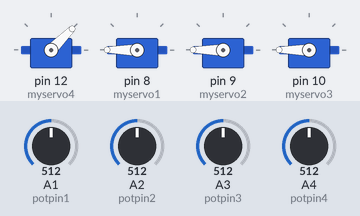
Bench run of a sketch on a simulated Arduino Uno, built with avr-gcc and run on an emulated ATmega328P. On the bench: 4 × servo. The test bench sets the inputs (shaded band); at power-on: A4 (potpin4) = 512, A1 (potpin1) = 512, A2 (potpin2) = 512, A3 (potpin3) = 512.

Above: at 1.2 s.
1.3 s: A4 (potpin4) set to 716
At 2.3 s:
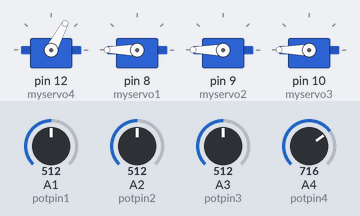
2.8 s: A1 (potpin1) set to 306
At 4.0 s:
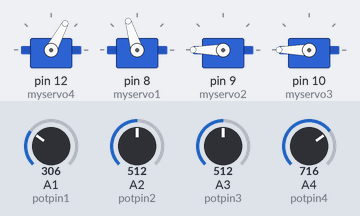
4.3 s: A2 (potpin2) set to 306
At 5.0 s:
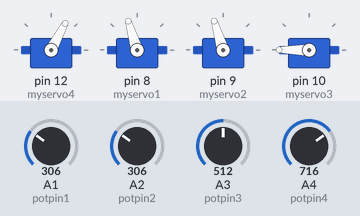
5.8 s: A3 (potpin3) set to 306
At 6.7 s:
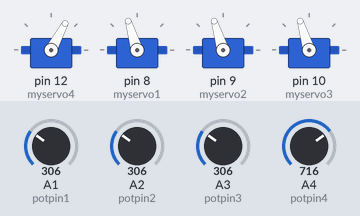
7.3 s: A1 (potpin1) set to 30
At 7.6 s:
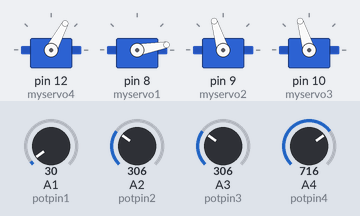
8.8 s: A2 (potpin2) set to 30
At 9.7 s:
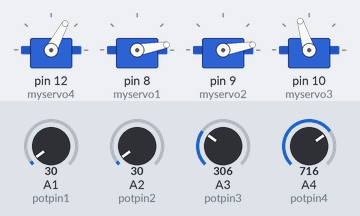
Timing chart, 0 to 11.3 s (numbered marks = the images above; inputs shaded):
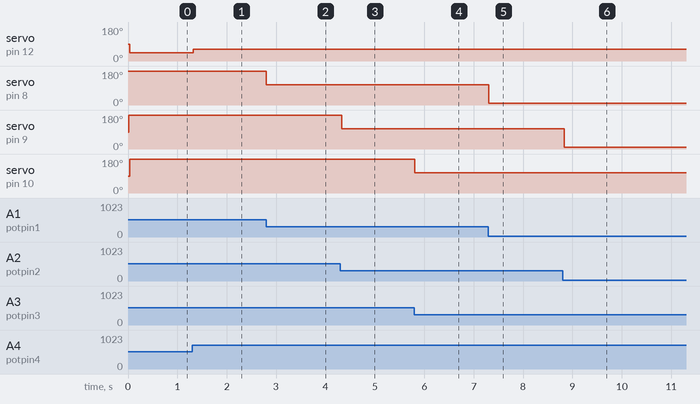

The sketch:

_20200928yundonghui_dianweiqi_kongzhi_duoji.ino
```cpp
#include <Servo.h> // 声明调用 Servo.h 库

Servo myservo1; // 创建一个舵机对象
Servo myservo2; // 创建一个舵机对象
Servo myservo3; // 创建一个舵机对象
Servo myservo4;
int potpin1= 1; // 连接到模拟口 1
int potpin2 = 2; // 连接到模拟口 2
int potpin3 = 3; // 连接到模拟口 3
int potpin4 = 4;
int val1; //变量 val 用来存储从模拟口 1 读到的值
int val2; //变量 val 用来存储从模拟口 2 读到的值
int val3; //变量 val 用来存储从模拟口3 读到的值
int val4;
void setup() {
myservo4.attach(12);
myservo1.attach(8); // 将引脚 9 上的舵机与声明的舵机对象连接起来
myservo2.attach(9);
myservo3.attach(10);
}


void loop() {

val1 = analogRead(potpin1); //从模拟口 0 读值，并通过val 记录

val1 = map(val1, 0, 1023, 0, 360); //通过 map 函数进行数值转换

myservo1.write(val1); // 给舵机写入角度
delay(10); // 延时 15ms 让舵机转到指定位置
val2 = analogRead(potpin2); //从模拟口 0 读值，并通过val 记录

val2 = map(val2, 0, 1023, 0, 360); //通过 map 函数进行数值转换

myservo2.write(val2); // 给舵机写入角度

delay(10); // 延时 15ms 让舵机转到指定位置
val3 = analogRead(potpin3); //从模拟口 0 读值，并通过val 记录

val3 = map(val3, 0, 1023, 0, 360); //通过 map 函数进行数值转换

myservo3.write(val3); // 给舵机写入角度

delay(10); // 延时 15ms 让舵机转到指定位置
val4 = analogRead(potpin4); //从模拟口 0 读值，并通过val 记录

val4 = map(val4, 0, 1023, 0, 90); //通过 map 函数进行数值转换

myservo4.write(val4); // 给舵机写入角度

delay(15); // 延时 15ms 让舵机转到指定位置
}
```

Measured:
- after the input at 1.3 s, servo on pin 12 (myservo4): 45° → 62° at once
- after the input at 2.8 s, servo on pin 8 (myservo1): 180° → 107° at once
- after the input at 4.3 s, servo on pin 9 (myservo2): 180° → 107° at once
- after the input at 5.8 s, servo on pin 10 (myservo3): 180° → 107° at once
- after the input at 7.3 s, servo on pin 8 (myservo1): 107° → 10° at once
- after the input at 8.8 s, servo on pin 9 (myservo2): 107° → 10° at once
